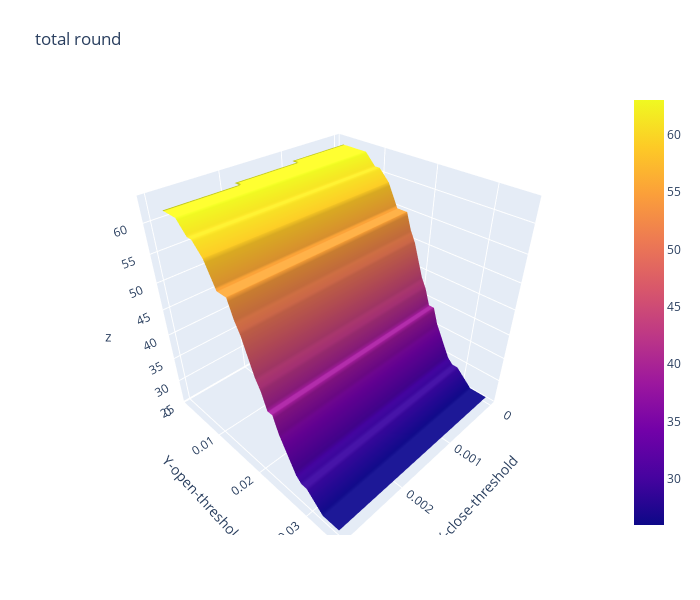

Source (notebook cell):
### Code cell
import plotly.graph_objects as go

x_data = df_total_round.columns.to_list() # close threshold

y_data = df_total_round.index.to_list() # open threshold

z_data = df_total_round.copy(deep=True) # win rate

fig = go.Figure(data=[go.Surface(z=z_data.values,x=x_data,y=y_data)])

fig.update_layout(title="total round", # 标题
                  autosize=False,  # 尺度自动缩放
                  width=700,  # 长宽
                  height=600,
                  margin=dict(l=65,r=50,b=65,t=90),  # 4个位置的距离
                  scene=dict(xaxis_title='X-close-threshold',yaxis_title='Y-open-threshold')
                 )

fig.show()

### Figure 1 — Plotly figure (JSON) as saved in the notebook; plotly's stock layout.template omitted (floating-point values rounded to 4 significant figures; data arrays with more than 128 entries replaced by an {"elided": "..."} marker saying what was removed)
{"data": [{"type": "surface", "x": [0, 0.001, 0.002, 0.003], "y": [0.001, 0.002, 0.003, 0.004, 0.005, 0.006, 0.007, 0.008, 0.009, 0.01, 0.011, 0.012, 0.013, 0.014, 0.015, 0.016, 0.017, 0.018, 0.019, 0.02, 0.021, 0.022, 0.023, 0.024, 0.025, 0.026, 0.027, 0.028, 0.029, 0.03, 0.031, 0.032, 0.033, 0.034, 0.035], "z": {"elided": "35x4 int values"}}], "layout": {"autosize": false, "height": 600, "margin": {"b": 65, "l": 65, "r": 50, "t": 90}, "scene": {"xaxis": {"title": {"text": "X-close-threshold"}}, "yaxis": {"title": {"text": "Y-open-threshold"}}}, "title": {"text": "total round"}, "width": 700}}
